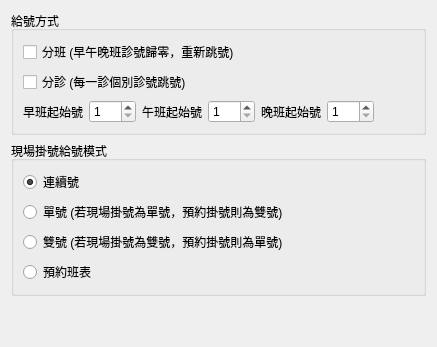
       <widget class="QWidget" name="tab_3">
        <attribute name="icon">
         <iconset>
          <normaloff>../icons/network-transmit.png</normaloff>../icons/network-transmit.png</iconset>
        </attribute>
        <attribute name="title">
         <string>診號控制</string>
        </attribute>
        <layout class="QVBoxLayout" name="verticalLayout_4">
         <item>
          <widget class="QGroupBox" name="groupBox_6">
           <property name="title">
            <string>給號方式</string>
           </property>
           <property name="flat">
            <bool>true</bool>
           </property>
           <layout class="QVBoxLayout" name="verticalLayout_17">
            <item>
             <layout class="QVBoxLayout" name="verticalLayout_16">
              <item>
               <widget class="QCheckBox" name="checkBox_period_reset">
                <property name="text">
                 <string>分班 (早午晚班診號歸零，重新跳號)</string>
                </property>
               </widget>
              </item>
              <item>
               <widget class="QCheckBox" name="checkBox_room_reset">
                <property name="text">
                 <string>分診 (每一診個別診號跳號)</string>
                </property>
               </widget>
              </item>
              <item>
               <layout class="QHBoxLayout" name="horizontalLayout_5">
                <item>
                 <widget class="QLabel" name="label">
                  <property name="text">
                   <string>早班起始號</string>
                  </property>
                 </widget>
                </item>
                <item>
                 <widget class="QSpinBox" name="spinBox_start_no1">
                  <property name="minimum">
                   <number>1</number>
                  </property>
                  <property name="maximum">
                   <number>999</number>
                  </property>
                 </widget>
                </item>
                <item>
                 <widget class="QLabel" name="label_2">
                  <property name="text">
                   <string>午班起始號</string>
                  </property>
                 </widget>
                </item>
                <item>
                 <widget class="QSpinBox" name="spinBox_start_no2">
                  <property name="minimum">
                   <number>1</number>
                  </property>
                  <property name="maximum">
                   <number>999</number>
                  </property>
                 </widget>
                </item>
                <item>
                 <widget class="QLabel" name="label_3">
                  <property name="text">
                   <string>晚班起始號</string>
                  </property>
                 </widget>
                </item>
                <item>
                 <widget class="QSpinBox" name="spinBox_start_no3">
                  <property name="minimum">
                   <number>1</number>
                  </property>
                  <property name="maximum">
                   <number>999</number>
                  </property>
                 </widget>
                </item>
                <item>
                 <spacer name="horizontalSpacer_2">
                  <property name="orientation">
                   <enum>Qt::Horizontal</enum>
                  </property>
                  <property name="sizeHint" stdset="0">
                   <size>
                    <width>40</width>
                    <height>20</height>
                   </size>
                  </property>
                 </spacer>
                </item>
               </layout>
              </item>
             </layout>
            </item>
           </layout>
          </widget>
         </item>
         <item>
          <widget class="QGroupBox" name="groupBox_7">
           <property name="title">
            <string>現場掛號給號模式</string>
           </property>
           <property name="flat">
            <bool>true</bool>
           </property>
           <layout class="QVBoxLayout" name="verticalLayout_19">
            <item>
             <layout class="QVBoxLayout" name="verticalLayout_18">
              <item>
               <widget class="QRadioButton" name="radioButton_consecutive">
                <property name="text">
                 <string>連續號</string>
                </property>
                <property name="checked">
                 <bool>true</bool>
                </property>
               </widget>
              </item>
              <item>
               <widget class="QRadioButton" name="radioButton_odd">
                <property name="text">
                 <string>單號 (若現場掛號為單號，預約掛號則為雙號)</string>
                </property>
               </widget>
              </item>
              <item>
               <widget class="QRadioButton" name="radioButton_even">
                <property name="text">
                 <string>雙號 (若現場掛號為雙號，預約掛號則為單號)</string>
                </property>
               </widget>
              </item>
              <item>
               <widget class="QRadioButton" name="radioButton_reservation_table">
                <property name="text">
                 <string>預約班表</string>
                </property>
               </widget>
              </item>
             </layout>
            </item>
           </layout>
          </widget>
         </item>
         <item>
          <spacer name="verticalSpacer_3">
           <property name="orientation">
            <enum>Qt::Vertical</enum>
           </property>
           <property name="sizeHint" stdset="0">
            <size>
             <width>20</width>
             <height>40</height>
            </size>
           </property>
          </spacer>
         </item>
        </layout>
       </widget>
